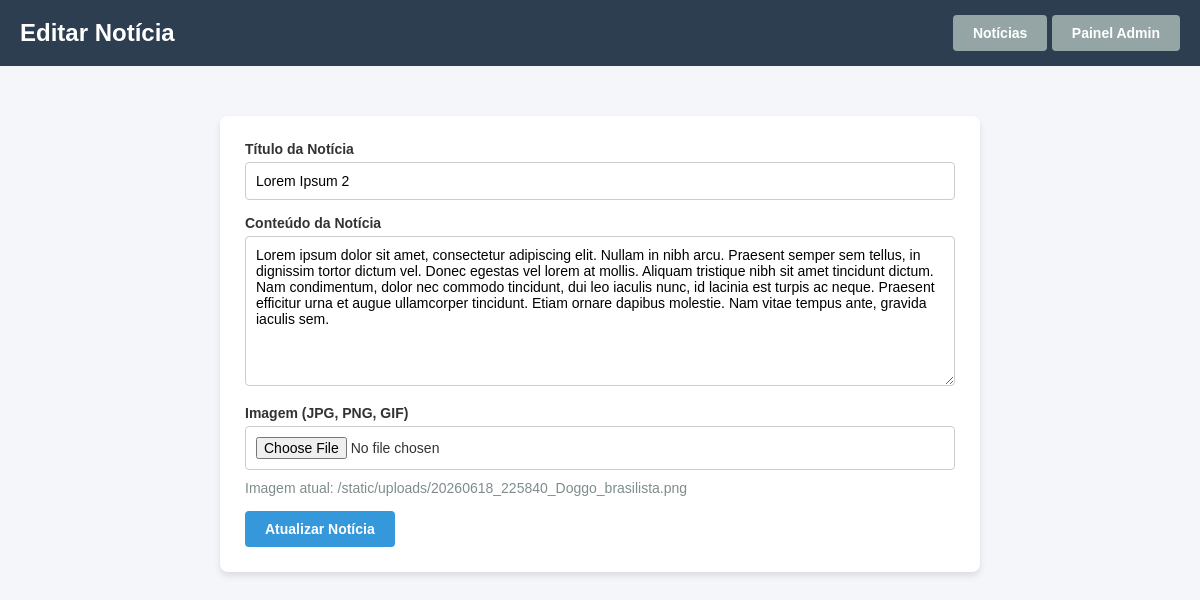
The app's page /admin/noticia/editar/2 (signed in) with its own data.
### models.py (models this page shows)
class Noticia(db.Model):
    __tablename__ = 'noticias'
    id = db.Column(db.Integer, primary_key=True)
    titulo = db.Column(db.String(200), nullable=False)
    data_noticia = db.Column(db.DateTime, default=datetime.utcnow)
    texto = db.Column(db.Text, nullable=False)
    imagem = db.Column(db.String(500), nullable=True)
    ativo = db.Column(db.Boolean, default=True)
    created_by = db.Column(db.Integer, db.ForeignKey('users.id'))
    created_at = db.Column(db.DateTime, default=datetime.utcnow)

### app.py (the view, shortened to what this page needs)
@app.route('/admin/noticia/editar/<int:id>', methods=['GET', 'POST'])
@login_required
def admin_editar_noticia(id):
    if not current_user.is_admin():
        flash('Acesso negado!', 'danger')
        return redirect(url_for('index'))
    noticia = Noticia.query.get_or_404(id)
    return render_template('noticia_form.html', noticia=noticia)

### app.py (called while the page is built)
@login_manager.user_loader
def load_user(user_id):
    return User.query.get(int(user_id))

### models.py (called while the page is built)
    def is_admin(self):
        return self.tipo == 'admin' and self.ativo

### templates/noticia_form.html (shortened to what this page needs)
<!DOCTYPE html>
<html lang="pt-br">
<head>
    <link rel="stylesheet" href="{{ url_for('static', filename='style.css') }}">
</head>
<body>
    <nav class="navbar">
        <h2>{% if noticia %}Editar{% else %}Nova{% endif %} Notícia</h2>
        <div>
            <a href="{{ url_for('index') }}" class="btn btn-secondary">Notícias</a>
            <a href="{{ url_for('admin_painel') }}" class="btn btn-secondary">Painel Admin</a>
        </div>
    </nav>
    <div class="container" style="max-width: 800px; margin-top: 50px;">
        <div class="card">
            <form method="POST" enctype="multipart/form-data">
                <div class="form-group">
                    <label>Título da Notícia</label>
                    <input type="text" name="titulo" class="form-control" value="{{ noticia.titulo if noticia else '' }}" required>
                </div>
                <div class="form-group">
                    <label>Conteúdo da Notícia</label>
                    <textarea name="texto" class="form-control" rows="8" required>{{ noticia.texto if noticia else '' }}</textarea>
                </div>
                <div class="form-group">
                    <label>Imagem (JPG, PNG, GIF)</label>
                    <input type="file" name="imagem" class="form-control" accept="image/*">
                    {% if noticia and noticia.imagem %}
                        <p class="text-muted" style="margin-top: 10px;">Imagem atual: {{ noticia.imagem }}</p>
                    {% endif %}
                </div>
                <button type="submit" class="btn btn-primary">{% if noticia %}Atualizar{% else %}Publicar{% endif %} Notícia</button>
            </form>
        </div>
    </div>
</body>
</html>

### static/style.css (style rules this page uses)
* { box-sizing: border-box; margin: 0; padding: 0; font-family: Arial, sans-serif; }
body { background-color: #f4f6f9; color: #333; min-height: 100vh; }
.navbar { background-color: #2c3e50; color: #fff; padding: 15px 20px; display: flex; justify-content: space-between; align-items: center; width: 100%; }
.container { width: 100%; max-width: 1200px; margin: 20px auto; padding: 0 20px; }
.card { background: #fff; border-radius: 8px; padding: 25px; box-shadow: 0 4px 6px rgba(0,0,0,0.1); margin-bottom: 20px; }
.text-muted { color: #7f8c8d; font-size: 14px; margin-bottom: 15px; }
.form-group { margin-bottom: 15px; }
.form-group label { display: block; margin-bottom: 5px; font-weight: bold; font-size: 14px; }
.form-control, .form-select { width: 100%; padding: 10px; border: 1px solid #ccc; border-radius: 4px; font-size: 14px; transition: border-color 0.3s; }
textarea.form-control { resize: vertical; }
.btn { display: inline-block; padding: 10px 20px; border: none; border-radius: 4px; color: white; font-weight: bold; cursor: pointer; font-size: 14px; text-align: center; text-decoration: none; transition: background-color 0.3s; }
.btn-primary { background-color: #3498db; }
.btn-secondary { background-color: #95a5a6; }
html { scroll-behavior: smooth; }

### records on screen
Noticia: titulo "Lorem Ipsum 2", texto "Lorem ipsum dolor sit amet, consectetur adipiscing elit. Nullam in nibh arcu. Praesent semper sem tellus, in dignissim tortor dictum vel. Donec egestas vel lorem at mollis. Aliquam tristique nibh sit amet tincidunt dictum. Nam condimentum, dolor nec commodo tincidunt, dui leo iaculis nunc, id lacinia est turpis ac neque. Praesent efficitur urna et augue ullamcorper tincidunt. Etiam ornare dapibus molestie. Nam vitae tempus ante, gravida iaculis sem.", imagem "/static/uploads/20260618_225840_Doggo_brasilista.png"
